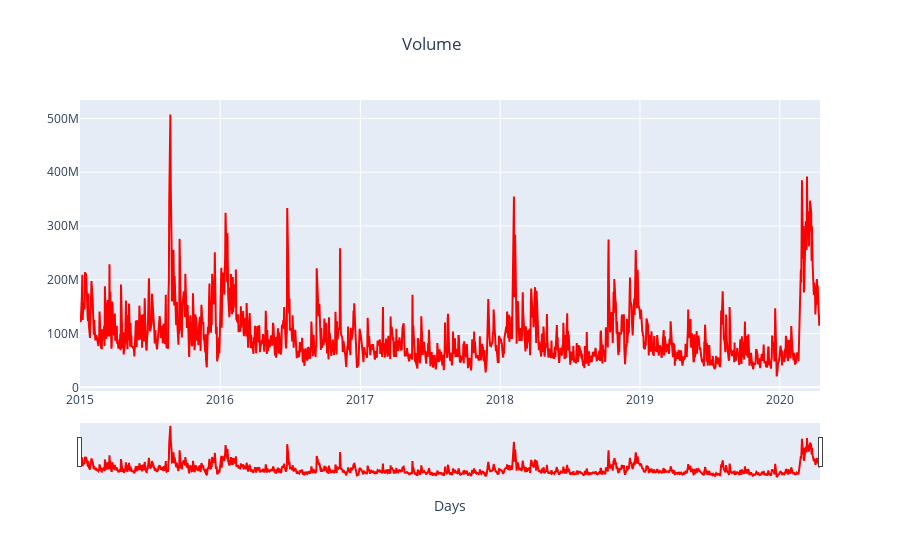

The notebook cell this image was saved under:
### Code cell
fig = go.Figure()
fig.add_trace(go.Scatter(x=SP500['Date'], y=SP500['Volume'],
                    mode='lines',
                    name='SP500',
                    marker = {'color' : 'red'}))
fig.update_xaxes(rangeslider_visible=True)
fig.update_layout(
    title_text="Volume", 
    title_x=0.48,
    xaxis_title="Days")
fig.write_html("Volume.html")
fig.show()

### Figure 1 — Plotly figure (JSON) as saved in the notebook; plotly's stock layout.template omitted (floating-point values rounded to 4 significant figures; data arrays with more than 128 entries replaced by an {"elided": "..."} marker saying what was removed)
{"data": [{"marker": {"color": "red"}, "mode": "lines", "name": "SP500", "type": "scatter", "x": {"elided": "1331 str values"}, "y": {"elided": "1331 int values"}}], "layout": {"title": {"text": "Volume", "x": 0.48}, "xaxis": {"rangeslider": {"visible": true}, "title": {"text": "Days"}}}}
